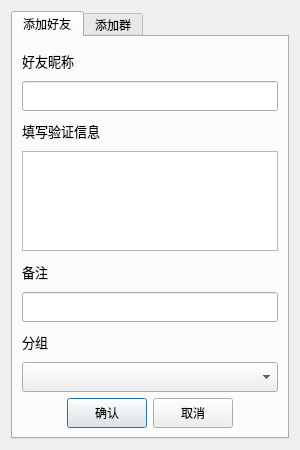
<?xml version="1.0" encoding="UTF-8"?>
<ui version="4.0">
 <class>AddFriendDialog</class>
 <widget class="QDialog" name="AddFriendDialog">
  <property name="geometry">
   <rect>
    <x>0</x>
    <y>0</y>
    <width>300</width>
    <height>450</height>
   </rect>
  </property>
  <property name="minimumSize">
   <size>
    <width>300</width>
    <height>450</height>
   </size>
  </property>
  <property name="maximumSize">
   <size>
    <width>300</width>
    <height>450</height>
   </size>
  </property>
  <property name="windowTitle">
   <string>添加好友</string>
  </property>
  <layout class="QGridLayout" name="gridLayout_2">
   <item row="0" column="0">
    <widget class="QTabWidget" name="tabWidget">
     <property name="currentIndex">
      <number>0</number>
     </property>
     <widget class="QWidget" name="tab_add_friend">
      <attribute name="title">
       <string>添加好友</string>
      </attribute>
      <layout class="QGridLayout" name="gridLayout">
       <item row="0" column="0" colspan="2">
        <widget class="QLabel" name="username">
         <property name="minimumSize">
          <size>
           <width>100</width>
           <height>0</height>
          </size>
         </property>
         <property name="font">
          <font>
           <pointsize>10</pointsize>
          </font>
         </property>
         <property name="text">
          <string>好友昵称</string>
         </property>
        </widget>
       </item>
       <item row="1" column="0" colspan="4">
        <widget class="QLineEdit" name="username_input">
         <property name="minimumSize">
          <size>
           <width>250</width>
           <height>30</height>
          </size>
         </property>
        </widget>
       </item>
       <item row="2" column="0" colspan="2">
        <widget class="QLabel" name="verify_info">
         <property name="minimumSize">
          <size>
           <width>100</width>
           <height>0</height>
          </size>
         </property>
         <property name="font">
          <font>
           <pointsize>10</pointsize>
          </font>
         </property>
         <property name="text">
          <string>填写验证信息</string>
         </property>
        </widget>
       </item>
       <item row="3" column="0" colspan="4">
        <widget class="QTextEdit" name="verify_info_input">
         <property name="maximumSize">
          <size>
           <width>16777215</width>
           <height>100</height>
          </size>
         </property>
        </widget>
       </item>
       <item row="4" column="0" colspan="2">
        <widget class="QLabel" name="nickname">
         <property name="minimumSize">
          <size>
           <width>100</width>
           <height>0</height>
          </size>
         </property>
         <property name="font">
          <font>
           <pointsize>10</pointsize>
          </font>
         </property>
         <property name="text">
          <string>备注</string>
         </property>
        </widget>
       </item>
       <item row="5" column="0" colspan="4">
        <widget class="QLineEdit" name="nickname_input">
         <property name="minimumSize">
          <size>
           <width>250</width>
           <height>30</height>
          </size>
         </property>
        </widget>
       </item>
       <item row="6" column="0" colspan="2">
        <widget class="QLabel" name="group">
         <property name="minimumSize">
          <size>
           <width>100</width>
           <height>0</height>
          </size>
         </property>
         <property name="font">
          <font>
           <pointsize>10</pointsize>
          </font>
         </property>
         <property name="text">
          <string>分组</string>
         </property>
        </widget>
       </item>
       <item row="7" column="0" colspan="4">
        <widget class="QComboBox" name="group_input">
         <property name="minimumSize">
          <size>
           <width>250</width>
           <height>30</height>
          </size>
         </property>
        </widget>
       </item>
       <item row="8" column="0">
        <spacer name="horizontalSpacer">
         <property name="orientation">
          <enum>Qt::Orientation::Horizontal</enum>
         </property>
         <property name="sizeHint" stdset="0">
          <size>
           <width>51</width>
           <height>20</height>
          </size>
         </property>
        </spacer>
       </item>
       <item row="8" column="1">
        <widget class="QPushButton" name="btn_ok">
         <property name="minimumSize">
          <size>
           <width>0</width>
           <height>30</height>
          </size>
         </property>
         <property name="text">
          <string>确认</string>
         </property>
        </widget>
       </item>
       <item row="8" column="2">
        <widget class="QPushButton" name="btn_cancel">
         <property name="minimumSize">
          <size>
           <width>0</width>
           <height>30</height>
          </size>
         </property>
         <property name="text">
          <string>取消</string>
         </property>
        </widget>
       </item>
       <item row="8" column="3">
        <spacer name="horizontalSpacer_2">
         <property name="orientation">
          <enum>Qt::Orientation::Horizontal</enum>
         </property>
         <property name="sizeHint" stdset="0">
          <size>
           <width>51</width>
           <height>20</height>
          </size>
         </property>
        </spacer>
       </item>
      </layout>
     </widget>
     <widget class="QWidget" name="tab_add_group">
      <attribute name="title">
       <string>添加群</string>
      </attribute>
     </widget>
    </widget>
   </item>
  </layout>
 </widget>
 <resources/>
 <connections>
  <connection>
   <sender>btn_cancel</sender>
   <signal>clicked()</signal>
   <receiver>AddFriendDialog</receiver>
   <slot>reject()</slot>
   <hints>
    <hint type="sourcelabel">
     <x>176</x>
     <y>424</y>
    </hint>
    <hint type="destinationlabel">
     <x>197</x>
     <y>457</y>
    </hint>
   </hints>
  </connection>
  <connection>
   <sender>btn_ok</sender>
   <signal>clicked()</signal>
   <receiver>AddFriendDialog</receiver>
   <slot>accept()</slot>
   <hints>
    <hint type="sourcelabel">
     <x>112</x>
     <y>424</y>
    </hint>
    <hint type="destinationlabel">
     <x>96</x>
     <y>453</y>
    </hint>
   </hints>
  </connection>
 </connections>
</ui>
